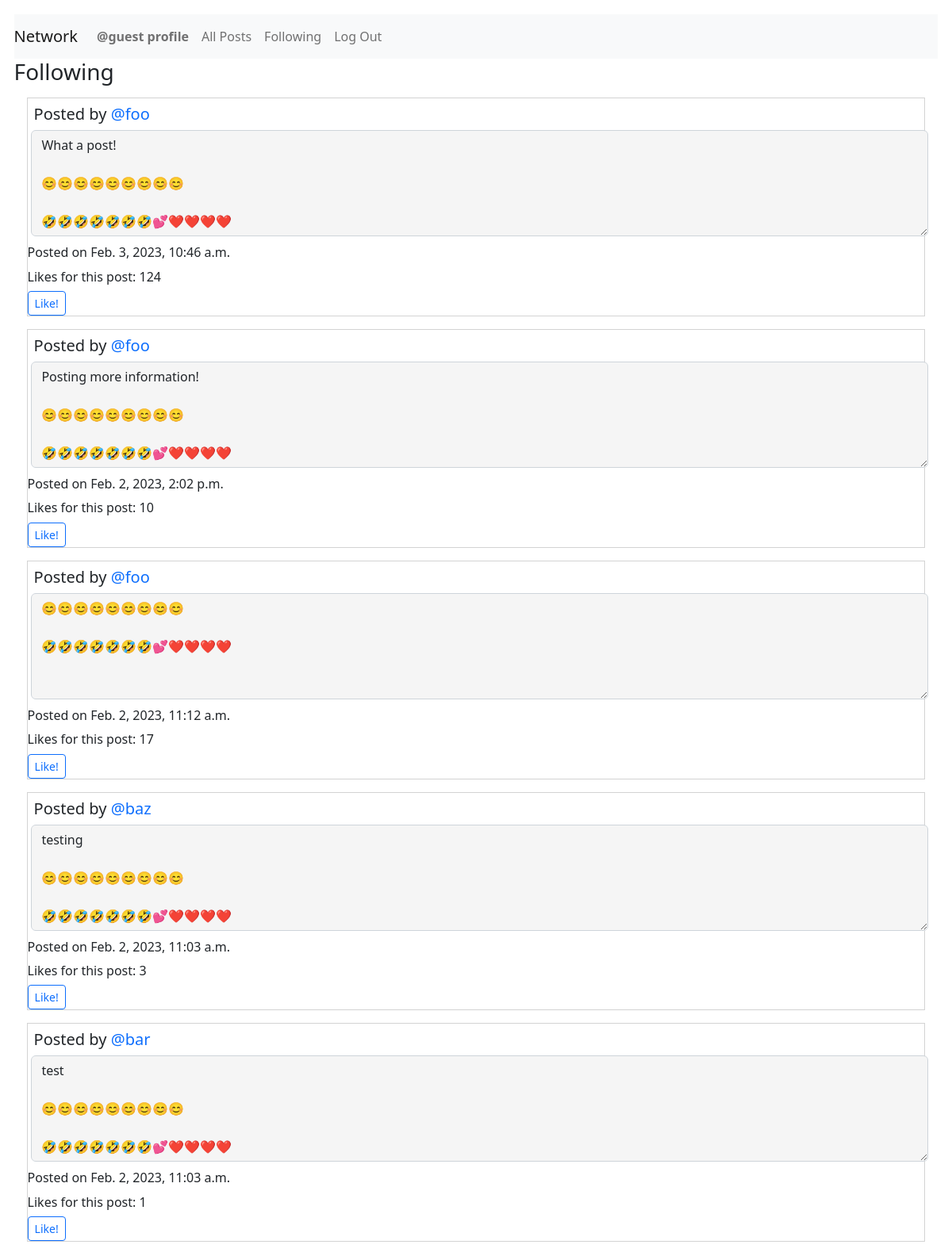
The page /following (signed in) on the database its author committed.
### network/models.py (models this page shows, shortened)
class User(AbstractUser):
    pass
    def __str__(self) -> str:
        return f"User Name: {self.username} - User ID: {self.id}"

class Posts(models.Model):
    creator = models.ForeignKey(
        User, on_delete=models.PROTECT, related_name="get_creator", blank=False)
    content = models.TextField(max_length=600)
    createdDate = models.DateTimeField(auto_now_add=True)
    likedUser = models.ManyToManyField(
        User, related_name="get_liked_users", blank=True)
    numberLikes = models.PositiveIntegerField(blank=True, default=0)

### network/views.py (the view)
# urls.py: path("following", views.getFollowing, name="getFollowing"),
@login_required
def getFollowing(request):
    print("In getFollowing")
    user = request.user
    print(user)
    user_id = request.user.id
    user_name = request.user.username
    try:
        currentOBJ = Follow.objects.get(followUser=user_id)
        displayNothing = False
        noFollowersForUser = False
    except Follow.DoesNotExist:
        print("This user follows no one!")
        displayNothing = True
        noFollowersForUser = True
    if displayNothing != True:
        following = currentOBJ.following.all()
        if following.count() == 0:
            noFollowersForUser = True
        qs = following.order_by().values('id')
        qs = list(qs)
        emptyQueryset = Posts.objects.filter(creator=0)
        for dic in qs:
            for val in dic.values():
                print(val)
                listings = Posts.objects.filter(creator=val)
                UserObject = User.objects.filter(id=val)
                if emptyQueryset.exists():
                    newQueryset = newQueryset | listings
                else:
                    newQueryset = emptyQueryset | listings
                    emptyQueryset = newQueryset
    if noFollowersForUser == True:
        return render(request, "network/following.html", {"displayNothing": displayNothing})
    else:
        if noFollowersForUser:
            return render(request, "network/following.html", {"displayNothing": displayNothing})
        else:
            PostsByDate = newQueryset.order_by('-createdDate')
            return render(request, "network/following.html", {"listings": PostsByDate, "UserObject": UserObject, "displayNothing": displayNothing, })

### network/templates/network/following.html (shortened to what this page needs)
{% extends "network/layout.html" %}
{% block body %}
<h3>Following</h3>
{% for list in listings %}
<div id="followingPostings">
    <div class="post">
        <h5 class="creator">Posted by <a
                href="{% url 'getProfile' list.creator.username %}">{{list.creator.username}}</a></h5>
        <textarea class="form-control content{{forloop.counter0}}" id="readonlyContent{{forloop.counter0}}" rows="5" readonly="true">{{list.content}}</textarea>
        <p class="timestamp{{forloop.counter0}}">Posted on {{list.createdDate}}</p>
        <p class="numberLikes{{forloop.counter0}}">Likes for this post: {{list.numberLikes}}</p>
        <button class="btn btn-sm btn-outline-primary likeButton{{forloop.counter0}}"
        id="likeButton{{forloop.counter0}}"
        onclick="likePost('{{list.id}}', '{{list.creator.username}}', '{{user.username}}')">Like!</button>
    </div>
</div>
{% empty %}
<h5>This user is not following anyone.</h5>
{% endfor %}
{% endblock %}

### network/templates/network/layout.html (shortened to what this page needs)
{% load static %}
<!DOCTYPE html>
<html lang="en">
<head>
    <link href="https://cdn.jsdelivr.net/npm/bootstrap@5.2.3/dist/css/bootstrap.min.css" rel="stylesheet">
    <link rel="stylesheet" href="https://cdnjs.cloudflare.com/ajax/libs/font-awesome/4.7.0/css/font-awesome.min.css">
    <link href="{% static 'network/styles.css' %}" rel="stylesheet">
</head>
<body>
    <nav class="navbar navbar-expand-lg navbar-light bg-light">
        <a class="navbar-brand" href="{% url 'index' %}">Network</a>
        <div>
            <ul class="navbar-nav mr-auto">
                {% if user.is_authenticated %}
                <li class="nav-item">
                    <a class="nav-link" id="djangoProfile" href="{% url 'getProfile' user.username %}"><strong>{{ user.username }} profile</strong></a>
                </li>
                <li class="nav-item">
                    <a class="nav-link" id="djangoAllPosts" href="{% url 'djangoAllPosts' %}">All Posts</a>
                </li>
                {% endif %}
                {% if user.is_authenticated %}
                <li class="nav-item">
                    <a class="nav-link" id="djangoFollowing" href="{% url 'getFollowing' %}">Following</a>
                </li>
                <li class="nav-item">
                    <a class="nav-link" href="{% url 'logout' %}">Log Out</a>
                </li>
                {% endif %}
            </ul>
        </div>
    </nav>
    <div class="body">
        {% block body %}
        {% endblock %}
    </div>
</body>
</html>

### network/static/network/styles.css (style rules this page uses)
body { margin: 1.1em; }
a { text-decoration: none; }
.form-control { margin: 0.3em; }
p { margin-bottom: 0.4rem; }
.creator { margin: 0.4em; }
[class*="post"] { margin: 1.0em; border-style: solid; border-width: thin; border-color: lightgray; }
[id*="readonlyContent"] { margin-bottom: 0.5em; background-color: whitesmoke }

### rows shown on the page
User: username "@guest"
Posts: creator.username "@foo", content "What a post! 😊😊😊😊😊😊😊😊😊 🤣🤣🤣🤣🤣🤣🤣💕❤️❤️❤️❤️", createdDate "Feb. 3, 2023, 10:46 a.m.", numberLikes "124"
Posts: creator.username "@foo", content "Posting more information! 😊😊😊😊😊😊😊😊😊 🤣🤣🤣🤣🤣🤣🤣💕❤️❤️❤️❤️", createdDate "Feb. 2, 2023, 2:02 p.m.", numberLikes "10"
Posts: creator.username "@foo", content "😊😊😊😊😊😊😊😊😊 🤣🤣🤣🤣🤣🤣🤣💕❤️❤️❤️❤️", createdDate "Feb. 2, 2023, 11:12 a.m.", numberLikes "17"
Posts: creator.username "@baz", content "testing 😊😊😊😊😊😊😊😊😊 🤣🤣🤣🤣🤣🤣🤣💕❤️❤️❤️❤️", createdDate "Feb. 2, 2023, 11:03 a.m.", numberLikes "3"
Posts: creator.username "@bar", content "test 😊😊😊😊😊😊😊😊😊 🤣🤣🤣🤣🤣🤣🤣💕❤️❤️❤️❤️", createdDate "Feb. 2, 2023, 11:03 a.m.", numberLikes "1"
